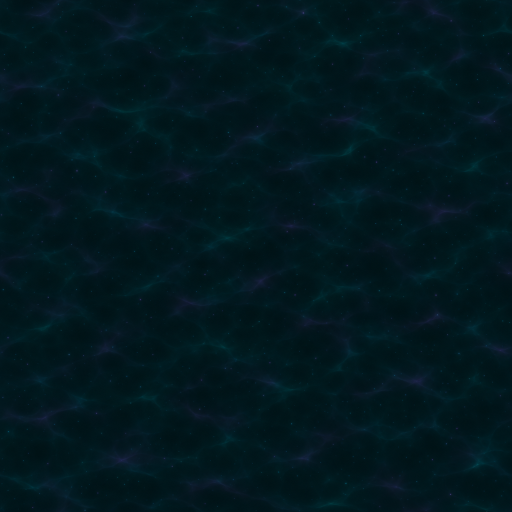
#> input picture tools/backgrounds_src/abyss.png, 1024 x 1024 px (shown at 1/2 size); its folder holds only this picture in this run
$ python make_backgrounds.py
#> lines starting #> are read from the running program, lines starting #| are printed output that depends on the picture
"""Panel backgrounds (Pillow): the paintings in tools/backgrounds_src/<name>.png made into seamless tiles.

Frame Mage's own panels (and the windows it restyles) are filled with a tiled picture: these, painted by an image model and kept in backgrounds_src/ so the
tiles rebuild without it. Each is scaled to 512 px (drawn 256 units, so the painting's detail repeats seldom) and made seamless: the picture shifted by half its size, and its middle blended over the edges,
so each edge meets the opposite one. Written to Elven's ui/ as panel_bg_<name>.png (every theme finds it there).

Run: python tools/make_backgrounds.py   (then make_stone_discs.py, for the menu shortcuts' round versions)
"""
import os
import sys

from PIL import Image, ImageEnhance

HERE = os.path.dirname(os.path.abspath(__file__))
SRC = os.path.join(HERE, "backgrounds_src")
OUT = os.path.join(HERE, "..", "FrameMage", "Art", "themes", "elven", "ui")
S = 512

# Per background: (brightness, contrast) against the painting, 1 = as painted (text must read on it)
TONE = {
    "parchment": (0.62, 0.9),   # (painted bright and orange: darkened to a deep umber)
    "starfield": (1.5, 1.25),   # (painted almost black)
    "forge": (0.95, 0.8),       # (its hammer marks blotchy where the halves blend: flattened a little)
}

# Points of light added over a painting (the starfield's stars and the ember ash's embers were too faint to survive
# the scaling): how many, their colors, how big; seeded so the tile rebuilds the same, and each wraps round the
# tile's edges, so they tile too. `halo`: a wider, fainter glow round each (embers smolder)
STARS = {
    "starfield": {"count": 140, "tints": ((1.0, 1.0, 1.0), (0.8, 0.88, 1.0), (0.9, 0.82, 1.0))},
    "embers": {"count": 110, "tints": ((1.0, 0.55, 0.12), (1.0, 0.38, 0.06), (1.0, 0.72, 0.30)), "halo": 3.5,
               "seed": 11},
}


def add_stars(img, spec):
    import math
    import random
    rnd = random.Random(spec.get("seed", 7))
    px = img.load()
    w, h = img.size
    halo = spec.get("halo", 0)
    for _ in range(spec["count"]):
        cx, cy = rnd.uniform(0, w), rnd.uniform(0, h)
        big = rnd.random() < 0.12
        r = rnd.uniform(1.4, 2.4) if big else rnd.uniform(0.6, 1.2)
        k0 = rnd.uniform(0.35, 0.85) if big else rnd.uniform(0.2, 0.55)
        tint = rnd.choice(spec["tints"])
        if halo:
            # the glow first: wide and faint, in a deeper version of the ember's color
            hr = r * halo
            reach = int(hr * 2.5) + 1
            for dy in range(-reach, reach + 1):
                for dx in range(-reach, reach + 1):
                    x, y = int(cx) + dx, int(cy) + dy
                    k = 0.28 * k0 * math.exp(-(math.hypot(x + 0.5 - cx, y + 0.5 - cy) / hr) ** 2)
                    if k < 0.01:
                        continue
                    x, y = x % w, y % h
                    p = px[x, y]
                    deep = (tint[0] * 0.9, tint[1] * 0.4, tint[2] * 0.2)
                    px[x, y] = tuple(int(p[i] + (255 * deep[i] - p[i]) * k) for i in range(3))
        reach = int(r * 3) + 1
        for dy in range(-reach, reach + 1):
            for dx in range(-reach, reach + 1):
                x, y = int(cx) + dx, int(cy) + dy
                d = math.hypot(x + 0.5 - cx, y + 0.5 - cy)
                k = k0 * math.exp(-(d / r) ** 2)
                if k < 0.01:
                    continue
                x, y = x % w, y % h
                p = px[x, y]
                px[x, y] = tuple(int(p[i] + (255 * tint[i] - p[i]) * k) for i in range(3))
    return img


def seamless(img):
    """Each edge blended into the opposite one: the picture shifted by half, its (continuous) middle faded in over
    the edges, along both axes."""
    w, h = img.size
    for axis in (0, 1):
        shifted = Image.new(img.mode, (w, h))
        if axis == 0:
            shifted.paste(img.crop((w // 2, 0, w, h)), (0, 0))
            shifted.paste(img.crop((0, 0, w // 2, h)), (w - w // 2, 0))
        else:
            shifted.paste(img.crop((0, h // 2, w, h)), (0, 0))
            shifted.paste(img.crop((0, 0, w, h // 2)), (0, h - h // 2))
        n = w if axis == 0 else h
        fade = n // 4
        ramp = [int(255 * max(0.0, 1.0 - min(i, n - 1 - i) / fade)) for i in range(n)]
        mask = Image.new("L", (w, h))
        if axis == 0:
            mask.putdata([ramp[x] for y in range(h) for x in range(w)])
        else:
            mask.putdata([ramp[y] for y in range(h) for x in range(w)])
        img = Image.composite(shifted, img, mask)
    return img


def make(name):
    img = Image.open(os.path.join(SRC, name + ".png")).convert("RGB").resize((S, S), Image.LANCZOS)
    img = seamless(img)
    bright, contrast = TONE.get(name, (1.0, 1.0))
    if bright != 1.0:
        img = ImageEnhance.Brightness(img).enhance(bright)
    if contrast != 1.0:
        img = ImageEnhance.Contrast(img).enhance(contrast)
    if name in STARS:
        img = add_stars(img, STARS[name])
    img.save(os.path.join(OUT, "panel_bg_%s.png" % name))
    print("background:", name)


def main():
    names = sys.argv[1:] or sorted(f[:-4] for f in os.listdir(SRC) if f.endswith(".png"))
    for n in names:
        make(n)
#> in make, `img = Image.open(os.path.join(SRC, name + ".png")).convert("RGB").resi..`:
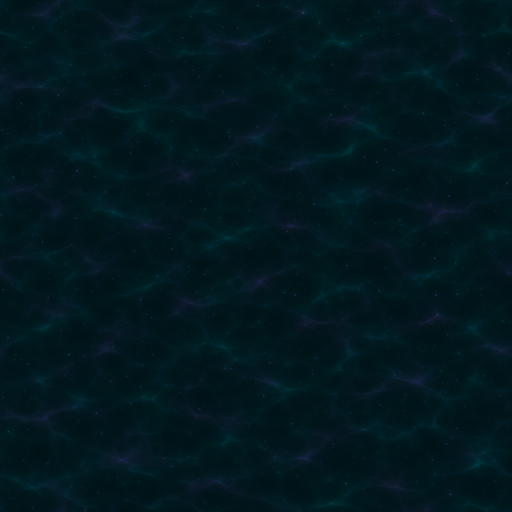
#> img: PIL image 512x512 RGB; mean R, G, B 1.6, 23.8, 30
#> after the loop in seamless, `for axis in (0, 1):`:
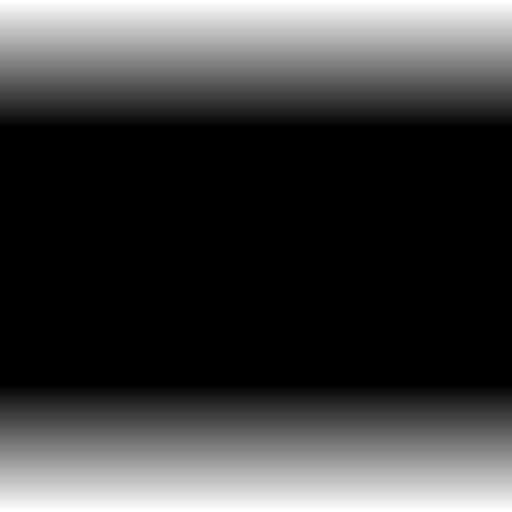
#> mask: PIL image 512x512 L; min 0, max 255, mean 64


if __name__ == "__main__":
    main()
